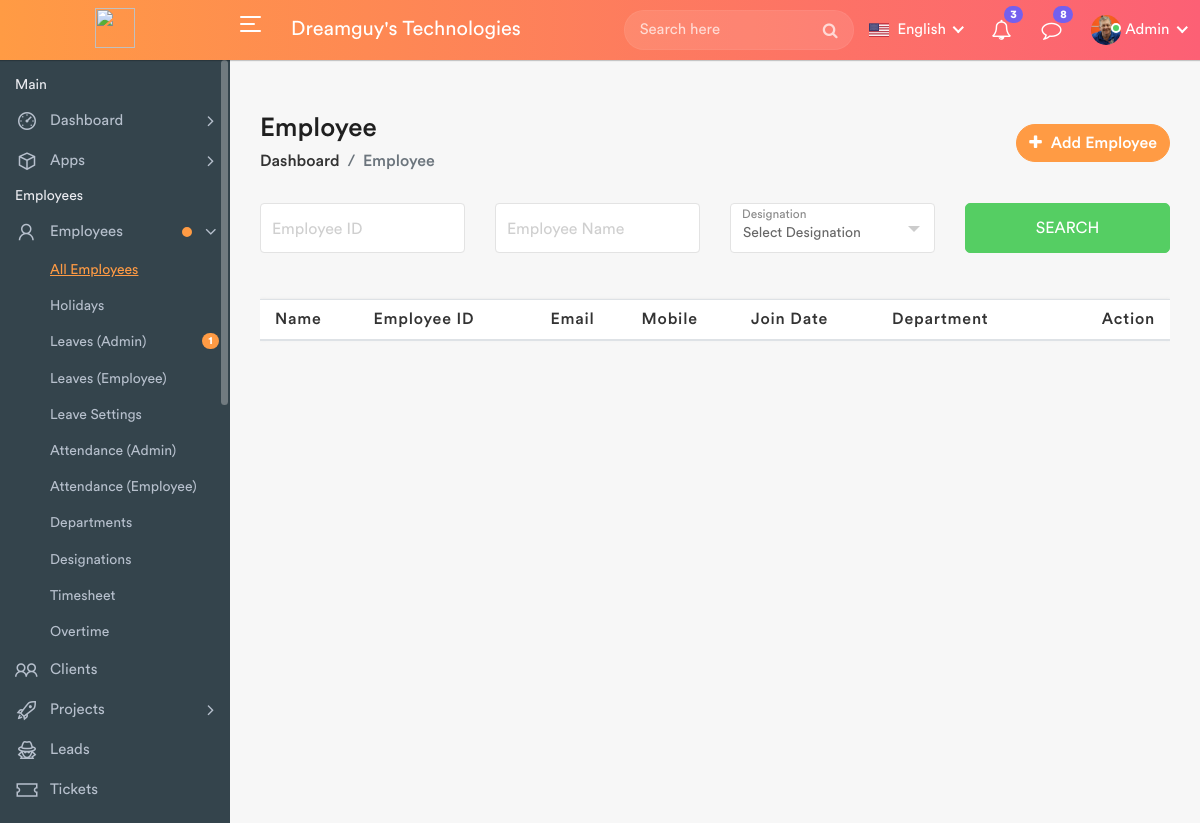
The page /employees_list on the database as committed earlier.
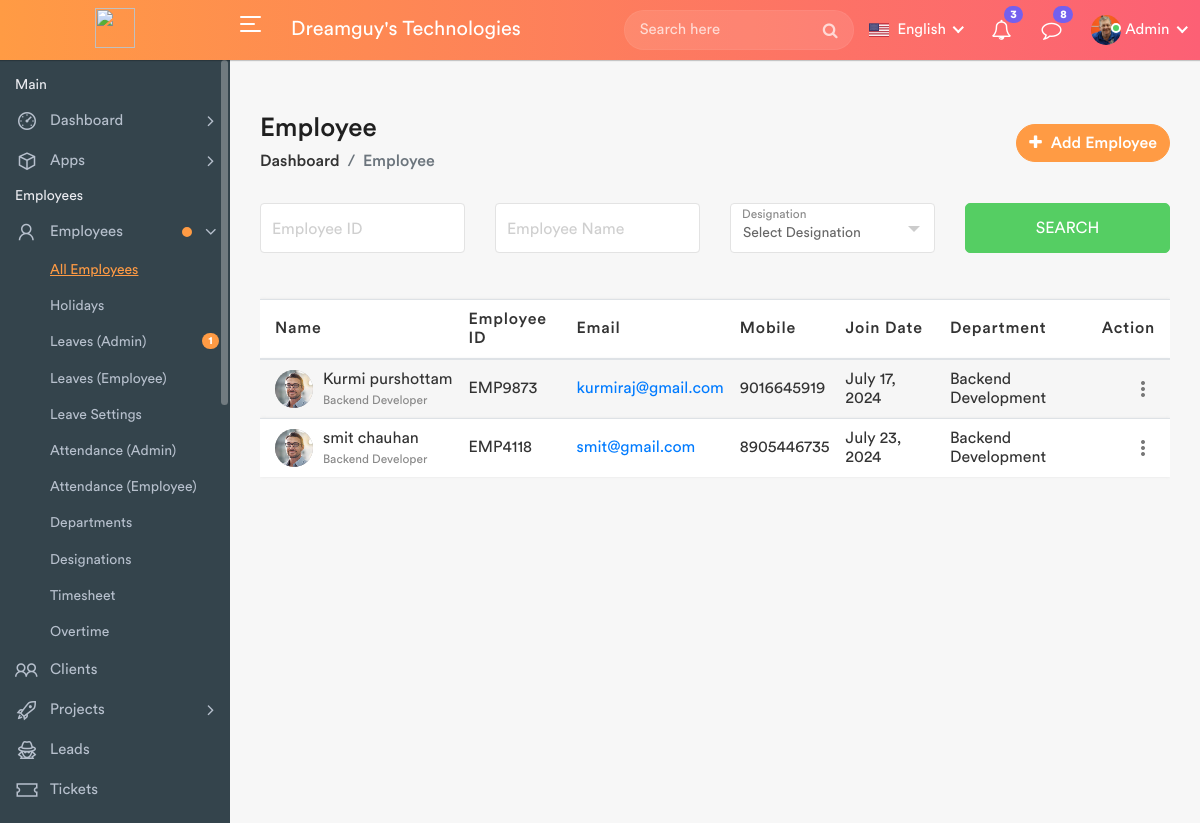
The same page on the database as committed later.
### HRMS_APP/models.py (models this page shows)
class Employees(models.Model):
    company=(
        ("Delta","Delta"),
        ("Infotech","Infotech"),
        ("TCS","TCS"),
    )
    department=(
        ("Web Development","Web Development"),
        ("Marketing","Marketing"),
        ("Backend Development","Backend Development"),
        ("Frontend Development","Frontend Development"),
    )
    designation=(
        ("Web Designer","Web Designer"),
        ("Web Developer","Web Developer"),
        ("Android Developer","Android Developer"),
        ("Backend Developer","Backend Developer")
    )
    first_name = models.CharField(max_length=30)
    last_name = models.CharField(max_length=30)
    username = models.CharField(max_length=30)
    email = models.EmailField()
    password = models.CharField(max_length=30)
    employee_id = models.CharField(max_length=50)
    joining_date = models.DateField(null=True,blank=True)
    phone = models.CharField(max_length=12)
    company = models.CharField(max_length=20,choices=company)
    department = models.CharField(max_length=20,choices=department)
    designation = models.CharField(max_length=20,choices=designation)
    def __str__(self):
        return self.first_name + " || " + self.last_name

### HRMS_APP/views.py (the view)
# urls.py: path('employees_list', views.employees_list, name='employees_list'),
def employees_list(request):
        employee=Employees.objects.all()
        print(employee)
        if request.POST:
            if request.POST['password']==request.POST['password2']:
                employees = Employees.objects.create(
                    first_name = request.POST['first_name'],
                    last_name = request.POST['last_name'],
                    username = request.POST['username'],
                    email = request.POST['email'],
                    password = request.POST['password'],
                    joining_date = datetime.strptime(request.POST['joining_date'], '%d/%m/%Y').strftime('%Y-%m-%d'),
                    employee_id = request.POST['employee_id'],
                    phone = request.POST['phone'],
                    company = request.POST['company'],
                    department = request.POST['department'],
                    designation = request.POST['designation'],
                )
                sweetify.success(request,"Employee Add Successfully..")
                return render(request,"employees-list.html",{'employee':employee})
            else:
                sweetify.warning(request,"password and Conifrm pass can not match")
                return render(request,"employees-list.html",{'employee':employee})
        else:
            return render(request,"employees-list.html",{'employee':employee})

### HRMS_APP/templates/employees-list.html (shortened to what this page needs)
﻿﻿{% extends "header.html" %}
{% load static %}
{% block content %}
            <div class="page-wrapper">
                <div class="content container-fluid">
					<div class="page-header">
						<div class="row align-items-center">
							<div class="col">
								<h3 class="page-title">Employee</h3>
								<ul class="breadcrumb">
									<li class="breadcrumb-item"><a href="index.html">Dashboard</a></li>
									<li class="breadcrumb-item active">Employee</li>
								</ul>
							</div>
							<div class="col-auto float-right ml-auto">
								<a href="#" class="btn add-btn" data-toggle="modal" data-target="#add_employee"><i class="fa fa-plus"></i> Add Employee</a>
							</div>
						</div>
					</div>
					<form id="search-form" method="GET" action="{% url 'employees_serch' %}">
						<div class="row filter-row">
							<div class="col-sm-6 col-md-3">
								<div class="form-group form-focus">
									<input type="text" class="form-control floating" name="employee_id" id="employee_id1">
									<label class="focus-label">Employee ID</label>
								</div>
							</div>
							<div class="col-sm-6 col-md-3">
								<div class="form-group form-focus">
									<input type="text" class="form-control floating" name="employee_name" id="employee_name">
									<label class="focus-label">Employee Name</label>
								</div>
							</div>
							<div class="col-sm-6 col-md-3">
								<div class="form-group form-focus select-focus">
									<label class="focus-label">Designation</label>
								</div>
							</div>
							<div class="col-sm-6 col-md-3">
								<button type="submit" class="btn btn-success btn-block"> Search </button>
							</div>
						</div>
					</form>
					<div class="row">
						<div class="col-md-12">
							<div class="table-responsive">
								<table class="table table-striped custom-table datatable">
									<thead>
										<tr>
											<th>Name</th>
											<th>Employee ID</th>
											<th>Email</th>
											<th>Mobile</th>
											<th class="text-nowrap">Join Date</th>
											<th>Department</th>
											<th class="text-right no-sort">Action</th>
										</tr>
									</thead>
									<tbody>
										{% if employee %}
											{% for emp in employee %}
												<tr>
													<td>
														<h2 class="table-avatar">
															<a href="profile.html" class="avatar"><img alt="" src="{% static 'assets/img/profiles/avatar-02.jpg' %}"></a>
															<a href="profile.html">{{ emp.first_name }} {{ emp.last_name }}<span>{{ emp.designation }}</span></a>
														</h2>
													</td>
													<td>{{ emp.employee_id }}</td>
													<td><a href="mailto:{{ emp.email }}">{{ emp.email }}</a></td>
													<td>{{ emp.phone }}</td>
													<td>{{ emp.joining_date }}</td>
													<td>{{ emp.department }}</td>
													<td class="text-right">
														<div class="dropdown dropdown-action">
															<a href="#" class="action-icon dropdown-toggle" data-toggle="dropdown" aria-expanded="false"><i class="material-icons">more_vert</i></a>
														</div>
													</td>
												</tr>
											{% endfor %}
										{% endif %}
									</tbody>
								</table>
							</div>
						</div>
					</div>
                </div>
            </div>
        </div>
{% endblock  %}

### HRMS_APP/templates/header.html (shortened to what this page needs)
{% load static %}
<html lang="en">
    <head>
        <link rel="stylesheet" href="{% static 'assets\css\bootstrap.min.css' %}">
        <link rel="stylesheet" href="{% static 'assets\css\font-awesome.min.css' %}">
        <link rel="stylesheet" href="{% static 'assets\css\line-awesome.min.css' %}">
		<link rel="stylesheet" href="{% static 'assets\css\select2.min.css' %}">
		<link rel="stylesheet" href="{% static 'assets\css\bootstrap-datetimepicker.min.css' %}">
        <link rel="stylesheet" href="{% static 'assets\css\style.css' %}">
    </head>
    <body>
        <div class="main-wrapper">
            <div class="header">
                <div class="header-left" >
                    <a href="index.html" class="logo" style="padding-top: 0.5rem;">
						<img src="{% static 'assets\img\logo.png '%}" width="40" height="40" alt="" >
					</a>
                </div>
				<a id="toggle_btn" href="javascript:void(0);">
					<span class="bar-icon" style="padding-top: 1rem;">
						<span></span>
						<span></span>
						<span></span>
					</span>
				</a>
                <div class="page-title-box">
					<h3>Dreamguy's Technologies</h3>
                </div>
				<ul class="nav user-menu">
					<li class="nav-item">
						<div class="top-nav-search">
							<form action="search.html">
								<input class="form-control" type="text" placeholder="Search here">
								<button class="btn" type="submit"><i class="fa fa-search"></i></button>
							</form>
						</div>
					</li>
					<li class="nav-item dropdown has-arrow flag-nav">
						<a class="nav-link dropdown-toggle" data-toggle="dropdown" href="#" role="button">
							<img src="{% static 'assets\img\flags\us.png' %}" alt="" height="20"> <span>English</span>
						</a>
					</li>
					<li class="nav-item dropdown">
						<a href="#" class="dropdown-toggle nav-link" data-toggle="dropdown">
							<i class="fa fa-bell-o"></i> <span class="badge badge-pill">3</span>
						</a>
					</li>
					<li class="nav-item dropdown">
						<a href="#" class="dropdown-toggle nav-link" data-toggle="dropdown">
							<i class="fa fa-comment-o"></i> <span class="badge badge-pill">8</span>
						</a>
					</li>
					<li class="nav-item dropdown has-arrow main-drop">
						<a href="#" class="dropdown-toggle nav-link" data-toggle="dropdown">
							<span class="user-img"><img src="{% static 'assets\img\profiles\avatar-21.jpg'%}" alt="">
							<span class="status online"></span></span>
							<span>Admin</span>
						</a>
					</li>
				</ul>
            </div>
            <div class="sidebar" id="sidebar">
                <div class="sidebar-inner slimscroll">
					<div id="sidebar-menu" class="sidebar-menu">
						<ul>
							<li class="menu-title">
								<span>Main</span>
							</li>
							<li class="submenu">
								<a href="#"><i class="la la-dashboard"></i> <span> Dashboard</span> <span class="menu-arrow"></span></a>
							</li>
							<li class="submenu">
								<a href="#"><i class="la la-cube"></i> <span> Apps</span> <span class="menu-arrow"></span></a>
							</li>
							<li class="menu-title">
								<span>Employees</span>
							</li>
							<li class="submenu">
								<a href="#" class="noti-dot"><i class="la la-user"></i> <span> Employees</span> <span class="menu-arrow"></span></a>
								<ul style="display: none;">
									<li><a class="active" href="{% url "employees_list" %}">All Employees</a></li>
									<li><a href="holidays.html">Holidays</a></li>
									<li><a href="leaves.html">Leaves (Admin) <span class="badge badge-pill bg-primary float-right">1</span></a></li>
									<li><a href="leaves-employee.html">Leaves (Employee)</a></li>
									<li><a href="leave-settings.html">Leave Settings</a></li>
									<li><a href="attendance.html">Attendance (Admin)</a></li>
									<li><a href="attendance-employee.html">Attendance (Employee)</a></li>
									<li><a href="departments.html">Departments</a></li>
									<li><a href="designations.html">Designations</a></li>
									<li><a href="timesheet.html">Timesheet</a></li>
									<li><a href="overtime.html">Overtime</a></li>
								</ul>
							</li>
							<li>
								<a href="clients.html"><i class="la la-users"></i> <span>Clients</span></a>
							</li>
							<li class="submenu">
								<a href="#"><i class="la la-rocket"></i> <span> Projects</span> <span class="menu-arrow"></span></a>
							</li>
							<li>
								<a href="leads.html"><i class="la la-user-secret"></i> <span>Leads</span></a>
							</li>
							<li>
								<a href="tickets.html"><i class="la la-ticket"></i> <span>Tickets</span></a>
							</li>
						</ul>
					</div>
                </div>
            </div>
             {% block content %}
             {% endblock %}
    </body>
</html>
{% load sweetify %}

Rows that differ between the two databases and show on the page:
added Employees: first_name "Kurmi", last_name "purshottam", designation "Backend Developer", employee_id "EMP9873", email "kurmiraj@gmail.com", phone "9016645919", joining_date "July 17, 2024", department "Backend Development"
added Employees: first_name "smit", last_name "chauhan", designation "Backend Developer", employee_id "EMP4118", email "smit@gmail.com", phone "8905446735", joining_date "July 23, 2024", department "Backend Development"
